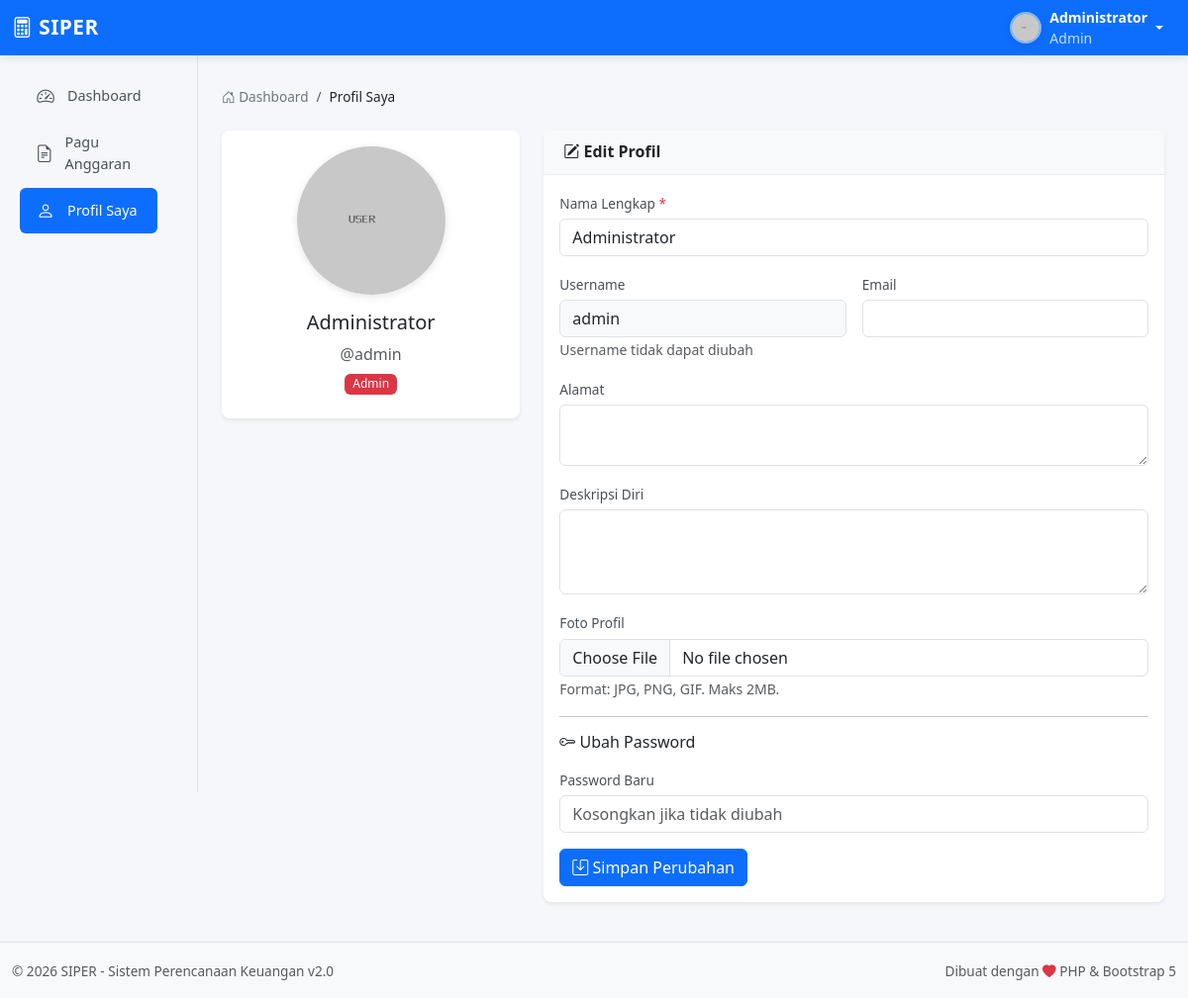
/modules/pagu/profile.php (signed in), run on the app's committed database.
### tables this page shows
CREATE TABLE IF NOT EXISTS pengguna (
    id INT PRIMARY KEY AUTO_INCREMENT,
    username VARCHAR(50) UNIQUE NOT NULL,
    password VARCHAR(255) NOT NULL,
    nama_lengkap VARCHAR(100) NOT NULL,
    role ENUM('admin', 'user') DEFAULT 'user',
    foto_profil VARCHAR(255) DEFAULT 'default.png',
    is_active BOOLEAN DEFAULT 1,
    created_at TIMESTAMP DEFAULT CURRENT_TIMESTAMP,
    updated_at TIMESTAMP DEFAULT CURRENT_TIMESTAMP ON UPDATE CURRENT_TIMESTAMP
);

### includes/auth.php (called while the page is built, shortened)
<?php
function get_user_id()
{
    return $_SESSION['user_id'] ?? 0;
}
function get_current_user_data()
{
    global $conn;
    $user_id = get_user_id();
    $query = "SELECT * FROM pengguna WHERE id = " . intval($user_id);
    $result = mysqli_query($conn, $query);
    return mysqli_fetch_assoc($result);
}

### config/security.php (called while the page is built, shortened)
<?php
function h($data)
{
    return htmlspecialchars((string)$data, ENT_QUOTES | ENT_HTML5, 'UTF-8');
}

### modules/pagu/profile.php (the view, shortened to what this page needs)
<?php
require_once __DIR__ . '/../../config/database.php';
require_once __DIR__ . '/../../config/security.php';
require_once __DIR__ . '/../../includes/auth.php';
$user = get_current_user_data();
include __DIR__ . '/../../includes/header.php';
include __DIR__ . '/../../includes/sidebar.php';
?>
<main class="col-lg-10 ms-auto px-4 py-4">
    <nav aria-label="breadcrumb">
        <ol class="breadcrumb">
            <li class="breadcrumb-item"><a href="index.php"><i class="bi bi-house-door"></i> Dashboard</a></li>
            <li class="breadcrumb-item active">Profil Saya</li>
        </ol>
    </nav>
    <div class="row">
        <div class="col-md-4">
            <div class="card shadow-sm">
                <div class="card-body text-center">
                    <img src="uploads/<?= h($user['foto_profil'] ?? 'default.png') ?>" alt="Foto" class="rounded-circle mb-3" width="150" height="150" style="object-fit:cover;border:3px solid var(--primary)" onerror="this.src='uploads/default.png'">
                    <h5><?= h($user['nama_lengkap']) ?></h5>
                    <p class="text-muted mb-1">@<?= h($user['username']) ?></p>
                    <span class="badge bg-<?= $user['role'] === 'admin' ? 'danger' : 'primary' ?> mb-2"><?= ucfirst(h($user['role'])) ?></span>
                </div>
            </div>
        </div>
        <div class="col-md-8">
            <div class="card shadow-sm">
                <div class="card-header bg-light">
                    <h5 class="mb-0"><i class="bi bi-pencil-square"></i> Edit Profil</h5>
                </div>
                <div class="card-body">
                    <form method="POST" action="" enctype="multipart/form-data">
                        <div class="row g-3 mb-3">
                            <div class="col-12"><label class="form-label">Nama Lengkap <span class="text-danger">*</span></label><input type="text" name="nama_lengkap" class="form-control" required value="<?= h($user['nama_lengkap']) ?>"></div>
                            <div class="col-md-6"><label class="form-label">Username</label><input type="text" class="form-control bg-light" value="<?= h($user['username']) ?>" disabled><small class="text-muted">Username tidak dapat diubah</small></div>
                            <div class="col-md-6"><label class="form-label">Email</label><input type="email" name="email" class="form-control" value="<?= h($user['email'] ?? '') ?>"></div>
                            <div class="col-12"><label class="form-label">Alamat</label><textarea name="alamat_lengkap" class="form-control" rows="2"><?= h($user['alamat_lengkap'] ?? '') ?></textarea></div>
                            <div class="col-12"><label class="form-label">Deskripsi Diri</label><textarea name="deskripsi_diri" class="form-control" rows="3"><?= h($user['deskripsi_diri'] ?? '') ?></textarea></div>
                            <div class="col-12"><label class="form-label">Foto Profil</label><input type="file" name="foto_profil" class="form-control" accept="image/*"><small class="text-muted">Format: JPG, PNG, GIF. Maks 2MB.</small></div>
                        </div>
                        <hr>
                        <h6 class="mb-3" id="password"><i class="bi bi-key"></i> Ubah Password</h6>
                        <div class="mb-3"><label class="form-label">Password Baru</label><input type="password" name="password_baru" class="form-control" placeholder="Kosongkan jika tidak diubah" minlength="6"></div>
                        <button type="submit" class="btn btn-primary"><i class="bi bi-save"></i> Simpan Perubahan</button>
                    </form>
                </div>
            </div>
        </div>
    </div>
</main>
<?php include __DIR__ . '/../../includes/footer.php'; ?>

### assets/css/style.css (style rules this page uses)
:root { --sidebar-width: 250px; --navbar-height: 56px; --primary-color: #0d6efd; --success-color: #198754; --danger-color: #dc3545; --warning-color: #ffc107; --info-color: #0dcaf0; --border-color: #dee2e6; --bg-light: #f8f9fa; }
body { font-family: 'Segoe UI', Tahoma, Geneva, Verdana, sans-serif; background-color: #f5f7fa; min-height: 100vh; overflow-x: hidden; }
main { min-height: calc(100vh - var(--navbar-height)); background-color: #f5f7fa; padding-top: 1.5rem !important; padding-bottom: 2rem !important; }
.breadcrumb { font-size: 0.85rem; background: transparent; padding: 0.5rem 0; margin-bottom: 1rem; }
.breadcrumb-item a { color: #6c757d; text-decoration: none; }
.breadcrumb-item.active { color: #212529; font-weight: 500; }
.card { border: none; box-shadow: 0 1px 3px rgba(0, 0, 0, 0.08); margin-bottom: 1rem; border-radius: 0.5rem; transition: box-shadow 0.2s ease; }
.card-header { background-color: #ffffff; border-bottom: 1px solid #eee; padding: 0.75rem 1.25rem; font-weight: 600; }
.card-header h5 { font-size: 1rem; font-weight: 600; margin: 0; }
.badge { font-weight: 500; font-size: 0.75rem; padding: 0.35em 0.65em; border-radius: 0.375rem; }
.btn { font-weight: 500; border-radius: 0.375rem; }
.form-label { font-weight: 500; font-size: 0.85rem; margin-bottom: 0.3rem; color: #495057; }
.card-header { border-bottom: 1px solid #e9ecef; }
.rounded-circle { box-shadow: 0 2px 8px rgba(0, 0, 0, 0.1); }
.card { animation: fadeInUp 0.3s ease; }

### data on the page
pengguna: foto_profil (placeholder picture), nama_lengkap "Administrator", username "admin", role "Admin"

### other printed values
$_SESSION['nama_lengkap'] "Administrator"
$_SESSION['role'] "Admin"
